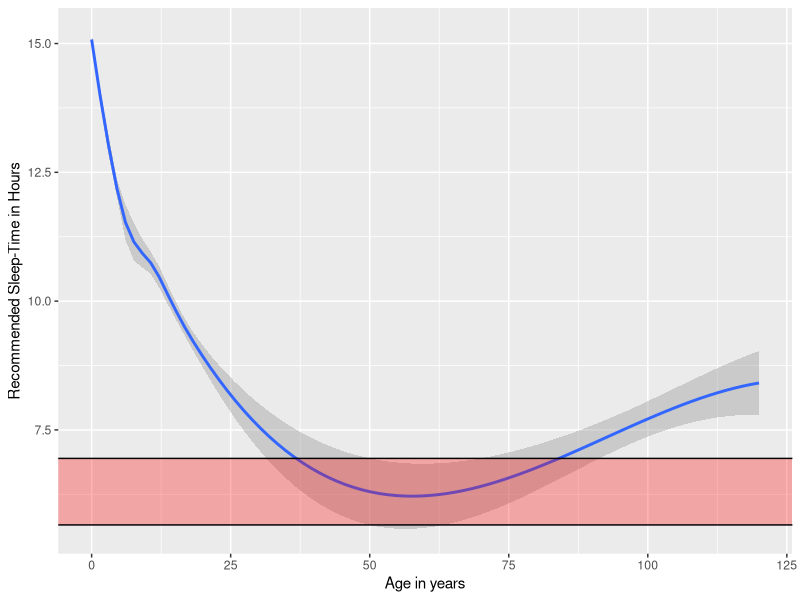
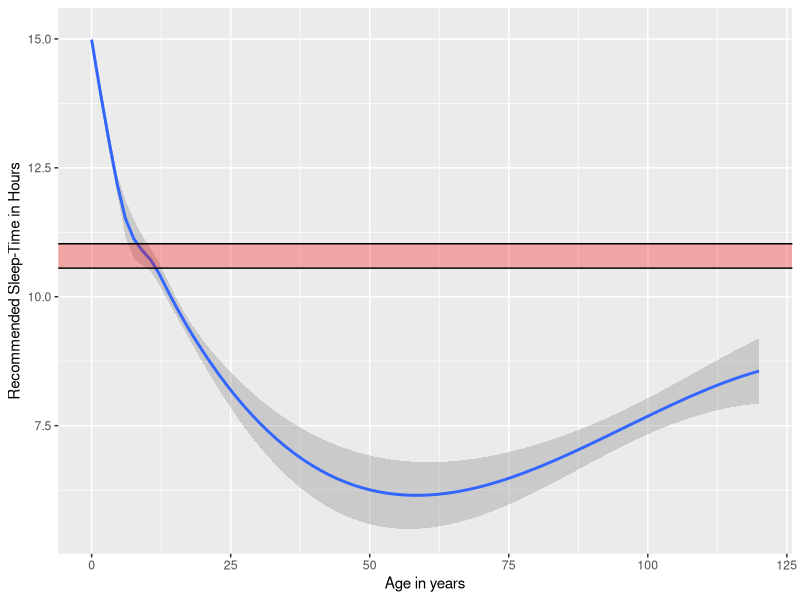

R code for these plots, in order:
## ---- chunk 1
library(ggplot2)
 sleep1 <- c(sample(c(18,17.5,17,16.5,16,15.5,15,14.5,14,13.5,13,12.5,12), size=200, replace = T, prob = NULL),
                sample(c(15,14.5,14), size=200, replace = T, prob = NULL),
                sample(c(12,12.5,13,13.5,14), size=100, replace = T, prob = NULL),
                sample(c(11,11.5,12,12.5,13), size=100, replace = T, prob = NULL),
                sample(c(10,10.5,11), size=100, replace = T, prob = NULL),
                sample(c(8.5,9,9.5,10), size=100, replace = T, prob = NULL),
                sample(c(7.5,8,8.5,9), size=100, replace = T, prob = NULL)
                )
    age1 <- c(rep.int(0,100),rep.int(2/12,100),rep.int(3/12,100),rep.int(1,100),rep.int(3,100),rep.int(5,100),rep.int(12,100),rep.int(18,100),sample(c(19:120), size=100, replace = F, prob = NULL))
    sleepdata <- data.frame(age1,sleep1)
age <- c(50,50)
err <- stats::predict((loess(sleep1~age1,sleepdata)), newdata=age, se = TRUE)
sleeprange <- c(err$fit + 1.96 * err$se.fit,err$fit - 1.96 * err$se.fit)
      sleepdata$range <- sleeprange
      data1 <- data.frame(sleeprange,age)
ggplot(sleepdata, aes(age1, sleep1)) + stat_smooth(se=T,aes(outfit=ymin<<-..ymin..,outfit2=ymax<<-..ymax..,outfit3=y<<-..y..)) + 
        annotate("rect",xmin=-Inf,xmax=Inf,ymin=min(sleepdata$range),ymax=max(sleepdata$range),fill="red",alpha = 0.3) +
        geom_hline(yintercept = (err$fit + 1.96 * err$se.fit)) +
        geom_hline(yintercept = (err$fit - 1.96 * err$se.fit)) +
        ylab("Recommended Sleep-Time in Hours") +
        xlab("Age in years")
## ---- chunk 2
library(ggplot2)
 sleep1 <- c(sample(c(18,17.5,17,16.5,16,15.5,15,14.5,14,13.5,13,12.5,12), size=200, replace = T, prob = NULL),
                sample(c(15,14.5,14), size=200, replace = T, prob = NULL),
                sample(c(12,12.5,13,13.5,14), size=100, replace = T, prob = NULL),
                sample(c(11,11.5,12,12.5,13), size=100, replace = T, prob = NULL),
                sample(c(10,10.5,11), size=100, replace = T, prob = NULL),
                sample(c(8.5,9,9.5,10), size=100, replace = T, prob = NULL),
                sample(c(7.5,8,8.5,9), size=100, replace = T, prob = NULL)
                )
    age1 <- c(rep.int(0,100),rep.int(2/12,100),rep.int(3/12,100),rep.int(1,100),rep.int(3,100),rep.int(5,100),rep.int(12,100),rep.int(18,100),sample(c(19:120), size=100, replace = F, prob = NULL))
    sleepdata <- data.frame(age1,sleep1)
age <- c(10,10)
err <- stats::predict((loess(sleep1~age1,sleepdata)), newdata=age, se = TRUE)
sleeprange <- c(err$fit + 1.96 * err$se.fit,err$fit - 1.96 * err$se.fit)
      sleepdata$range <- sleeprange
      data1 <- data.frame(sleeprange,age)
ggplot(sleepdata, aes(age1, sleep1)) + stat_smooth(se=T,aes(outfit=ymin<<-..ymin..,outfit2=ymax<<-..ymax..,outfit3=y<<-..y..)) + 
        annotate("rect",xmin=-Inf,xmax=Inf,ymin=min(sleepdata$range),ymax=max(sleepdata$range),fill="red",alpha = 0.3) +
        geom_hline(yintercept = (err$fit + 1.96 * err$se.fit)) +
        geom_hline(yintercept = (err$fit - 1.96 * err$se.fit)) +
        ylab("Recommended Sleep-Time in Hours") +
        xlab("Age in years")
